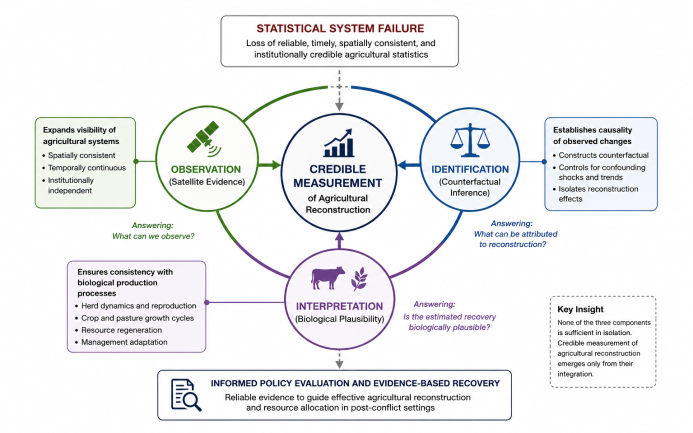
#> input picture data/design_assets/Figure1a_measurement_framework_ORIGINAL.png, 1386 x 866 px (shown at 1/2 size)
$ python 21_figure1_conceptual_framework.py
#> lines starting #> are read from the running program, lines starting #| are printed output that depends on the picture
"""
Figure 1. (a) Conceptual framework for measuring agricultural reconstruction
under statistical system failure. (b) Conceptual framework of extensive-
and intensive-margin recovery in post-conflict livestock systems.

IMPORTANT NOTE ON PROVENANCE: Panel (a) is a manually designed schematic
(observation / identification / interpretation triangle with icons),
authored directly in a design tool rather than generated by code; it is
supplied as a static asset in data/design_assets/ and is not procedurally
reproduced here. Panel (b) -- the extensive/intensive-margin tree diagram
-- IS fully code-generated below and matches the version embedded in the
paper. This script combines the static panel (a) with the code-generated
panel (b) into the single two-panel Figure 1 used in the manuscript.

RESOLUTION NOTE: panel (b) is rendered at 600 DPI (vector-quality). Panel
(a) is a fixed static asset at its own native resolution (1386x866 px);
it is upscaled to match panel (b)'s width for composition, so panel (a)
will appear slightly softer than panel (b) when printed at large sizes.
This is an unavoidable consequence of panel (a) being a pre-existing
design asset rather than a code-generated figure (see provenance note
above). To improve panel (a)'s sharpness, replace the file in
data/design_assets/ with a higher-resolution version and re-run.

Produces: figures/Figure1_conceptual_framework.png
"""
import matplotlib.pyplot as plt
from matplotlib.patches import FancyBboxPatch, FancyArrowPatch
import matplotlib
matplotlib.use('Agg')
import matplotlib as mpl
from PIL import Image, ImageDraw, ImageFont
from _paths import DATA_DIR, OUTPUT_DIR, FIG_DIR, FIGURE_DPI

mpl.rcParams["font.family"] = "Liberation Sans"

NAVY = "#1F4E79"
LIGHT_NAVY = "#DCE6F1"
GRAY_BOX = "#F2F2F2"
GRAY_EDGE = "#808080"
TEXT_DARK = "#1a1a1a"

# ---------------------------------------------------------------------
# Panel (b): extensive/intensive-margin conceptual framework (code-generated)
# ---------------------------------------------------------------------
fig, ax = plt.subplots(figsize=(9.5, 11.5))
ax.set_xlim(0, 10)
ax.set_ylim(0, 12.5)
ax.axis("off")


def rounded_box(xc, yc, w, h, facecolor, edgecolor, lw=1.4, zorder=2):
    box = FancyBboxPatch((xc - w / 2, yc - h / 2), w, h,
                          boxstyle="round,pad=0.02,rounding_size=0.12",
                          linewidth=lw, edgecolor=edgecolor, facecolor=facecolor, zorder=zorder)
    ax.add_patch(box)


def arrow(x0, y0, x1, y1, color=NAVY, lw=1.8):
    a = FancyArrowPatch((x0, y0), (x1, y1), arrowstyle="-|>", mutation_scale=16,
                         linewidth=lw, color=color, shrinkA=2, shrinkB=2, zorder=1)
    ax.add_patch(a)


rounded_box(5, 11.6, 6.6, 0.9, NAVY, NAVY)
ax.text(5, 11.6, "Post-Conflict Milk Production Recovery", ha="center", va="center",
        fontsize=13.5, fontweight="bold", color="white", zorder=3)

arrow(5, 11.15, 5, 10.75, color="#555555", lw=1.6)
arrow(5, 10.75, 2.7, 10.4, color="#555555", lw=1.6)
arrow(5, 10.75, 7.3, 10.4, color="#555555", lw=1.6)

rounded_box(2.7, 8.55, 4.0, 3.6, LIGHT_NAVY, NAVY, lw=1.6)
ax.text(2.7, 9.95, "Extensive Margin", ha="center", va="center", fontsize=13, fontweight="bold", color=NAVY, zorder=3)
ax.text(2.7, 9.55, "Herd Rebuilding", ha="center", va="center", fontsize=10.5, style="italic", color=TEXT_DARK, zorder=3)
ax.text(2.7, 9.15, "(Biological Capital)", ha="center", va="center", fontsize=9.5, color="#444444", zorder=3)
for i, b in enumerate(["Restocking", "Reproduction", "Herd expansion", "Replacement"]):
    ax.text(1.15, 8.55 - i * 0.42, f"\u2022  {b}", ha="left", va="center", fontsize=10, color=TEXT_DARK, zorder=3)

rounded_box(7.3, 8.55, 4.0, 3.6, GRAY_BOX, GRAY_EDGE, lw=1.6)
ax.text(7.3, 9.95, "Intensive Margin", ha="center", va="center", fontsize=13, fontweight="bold", color="#333333", zorder=3)
ax.text(7.3, 9.55, "Yield Improvement", ha="center", va="center", fontsize=10.5, style="italic", color=TEXT_DARK, zorder=3)
ax.text(7.3, 9.15, "(Biological Productivity)", ha="center", va="center", fontsize=9.5, color="#444444", zorder=3)
for i, b in enumerate(["Nutrition", "Genetics", "Veterinary care", "Herd management"]):
    ax.text(5.75, 8.55 - i * 0.42, f"\u2022  {b}", ha="left", va="center", fontsize=10, color=TEXT_DARK, zorder=3)

arrow(2.7, 6.75, 5, 6.15, color="#555555", lw=1.6)
arrow(7.3, 6.75, 5, 6.15, color="#555555", lw=1.6)

rounded_box(5, 5.75, 6.2, 0.9, NAVY, NAVY)
ax.text(5, 5.75, "Observed Milk Production Growth", ha="center", va="center",
        fontsize=13, fontweight="bold", color="white", zorder=3)

arrow(5, 5.3, 5, 4.75, color="#555555", lw=1.6)

rounded_box(5, 3.55, 7.6, 2.1, "#FFFFFF", "#B0B0B0", lw=1.3)
ax.text(5, 4.35, "Prediction 2  (Section 2.4)", ha="center", va="center", fontsize=11.5, fontweight="bold", color=NAVY, zorder=3)
ax.text(5, 3.85, "Early recovery  \u2192  Extensive margin dominates", ha="center", va="center", fontsize=10.3, color=TEXT_DARK, zorder=3)
ax.text(5, 3.42, "Later recovery  \u2192  Intensive margin gradually increases", ha="center", va="center", fontsize=10.3, color=TEXT_DARK, zorder=3)
ax.text(5, 2.85, "(rebuilding biological capital necessarily precedes\nsustained productivity growth)",
        ha="center", va="center", fontsize=9, style="italic", color="#555555", zorder=3)

plt.tight_layout()
panel_b_path = OUTPUT_DIR / "_panel_b_temp.png"
plt.savefig(panel_b_path, dpi=FIGURE_DPI, bbox_inches="tight", facecolor="white")
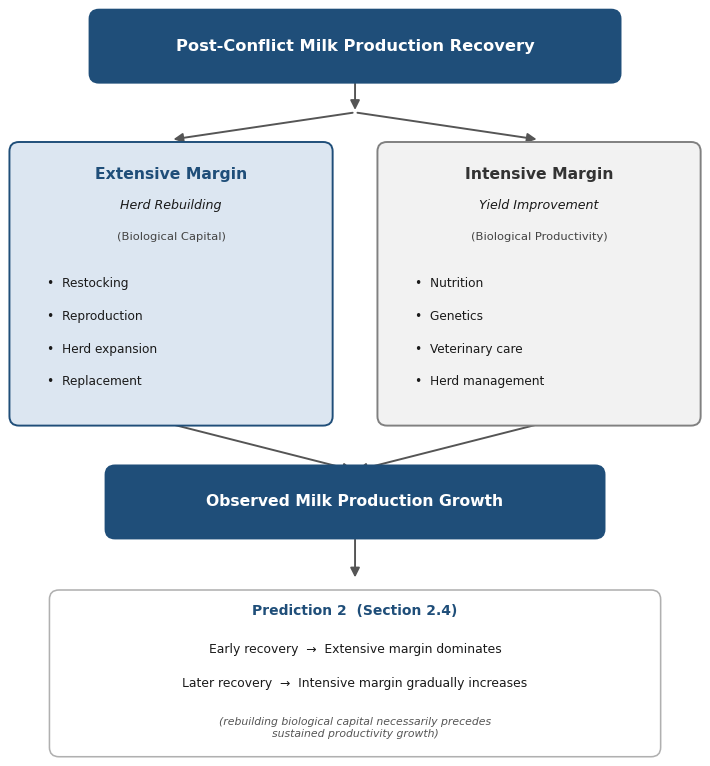
#> figure drawn by matplotlib, 1 panel
plt.close(fig)

# ---------------------------------------------------------------------
# Combine static panel (a) with code-generated panel (b)
# ---------------------------------------------------------------------
panel_a_path = DATA_DIR.parent / "design_assets" / "Figure1a_measurement_framework_ORIGINAL.png"

im_a = Image.open(panel_a_path).convert("RGB")
#> im_a is the input picture: PIL image 1386x866 RGB; mean R, G, B 238.8, 239.3, 240.8
im_b = Image.open(panel_b_path).convert("RGB")
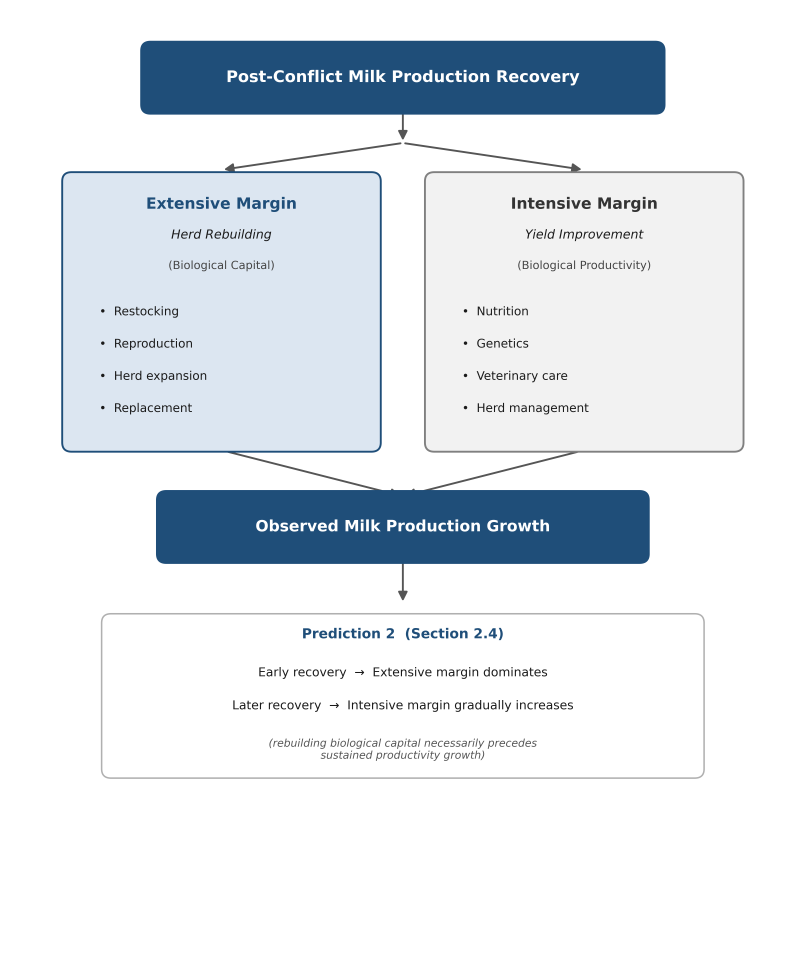
#> im_b: PIL image 5640x6840 RGB (shown at 1/7 size); mean R, G, B 225.7, 231.3, 236.6

target_w = 2400
im_a_r = im_a.resize((target_w, int(im_a.height * target_w / im_a.width)))
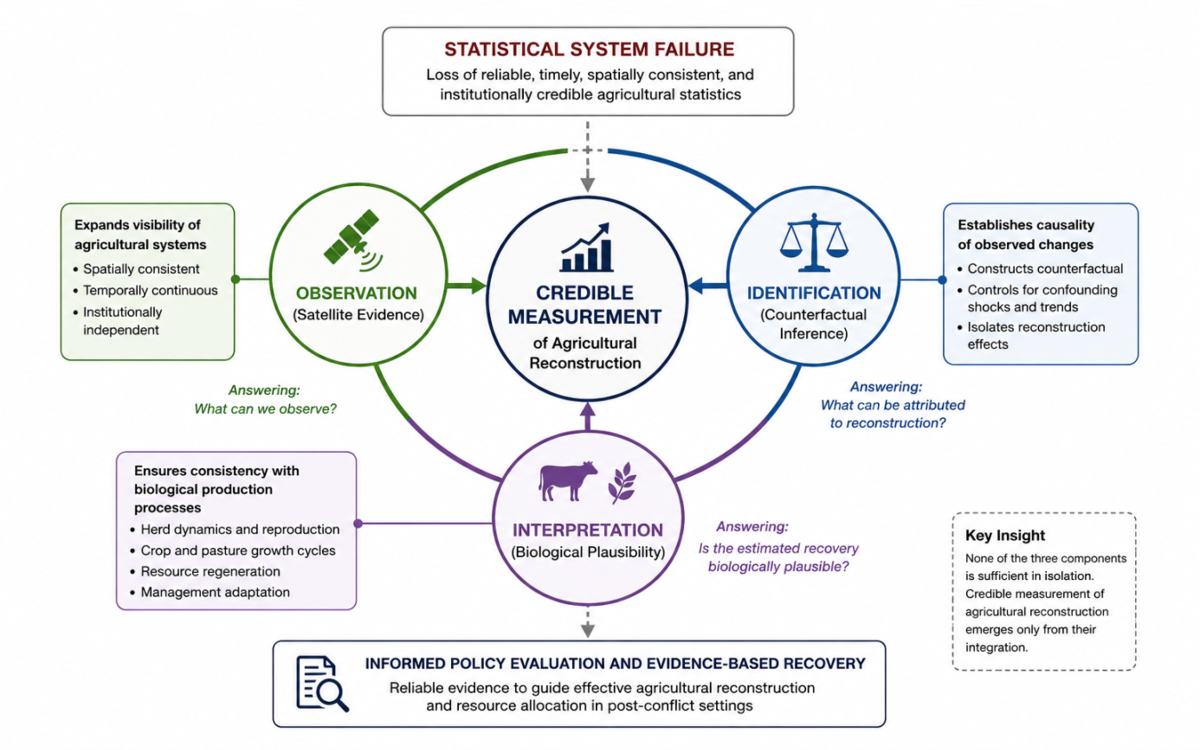
#> im_a_r: PIL image 2400x1499 RGB (shown at 1/2 size); mean R, G, B 238.8, 239.3, 240.8
im_b_r = im_b.resize((target_w, int(im_b.height * target_w / im_b.width)))

label_h, gap = 50, 20
total_h = label_h + im_a_r.height + gap + label_h + im_b_r.height + 20
#> total_h = 4549
canvas = Image.new("RGB", (target_w + 20, total_h), "white")
#> canvas: PIL image 2420x4549 RGB; every value is 255
draw = ImageDraw.Draw(canvas)
try:
    font = ImageFont.truetype("/usr/share/fonts/truetype/liberation/LiberationSans-Bold.ttf", 32)
except OSError:
    font = ImageFont.load_default()

y = 10
draw.text((10, y), "(a) Measurement framework under statistical system failure", fill="black", font=font)
y += label_h
canvas.paste(im_a_r, (10, y))
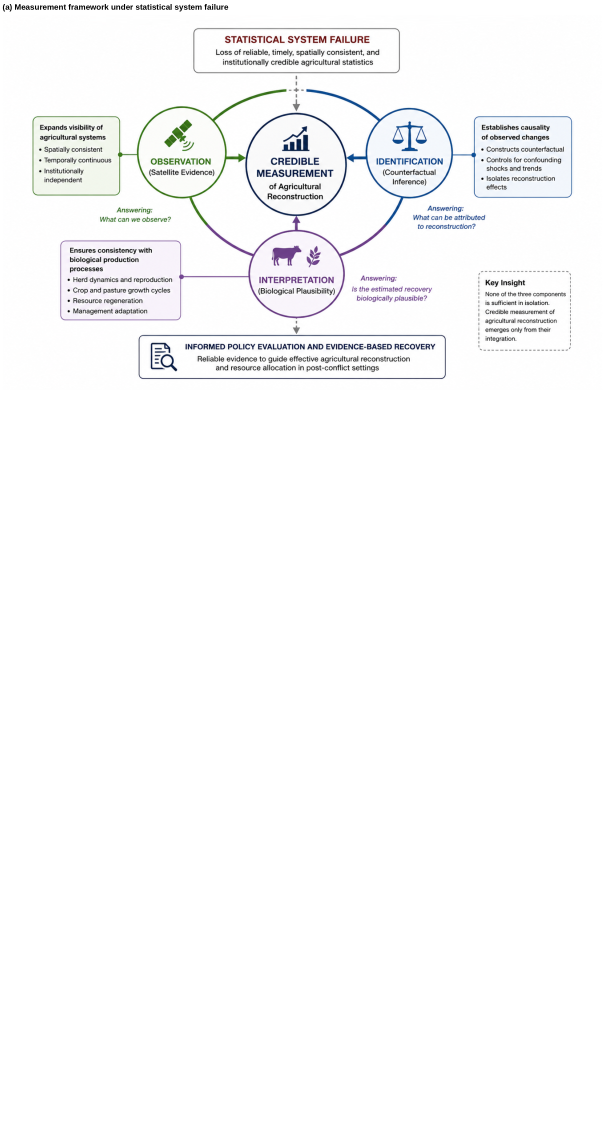
#> canvas: PIL image 2420x4549 RGB (shown at 1/4 size); mean R, G, B 249.5, 249.7, 250.2
y += im_a_r.height + gap
#> y = 1579
draw.text((10, y), "(b) Extensive- and intensive-margin recovery framework", fill="black", font=font)
y += label_h
#> y = 1629
canvas.paste(im_b_r, (10, y))
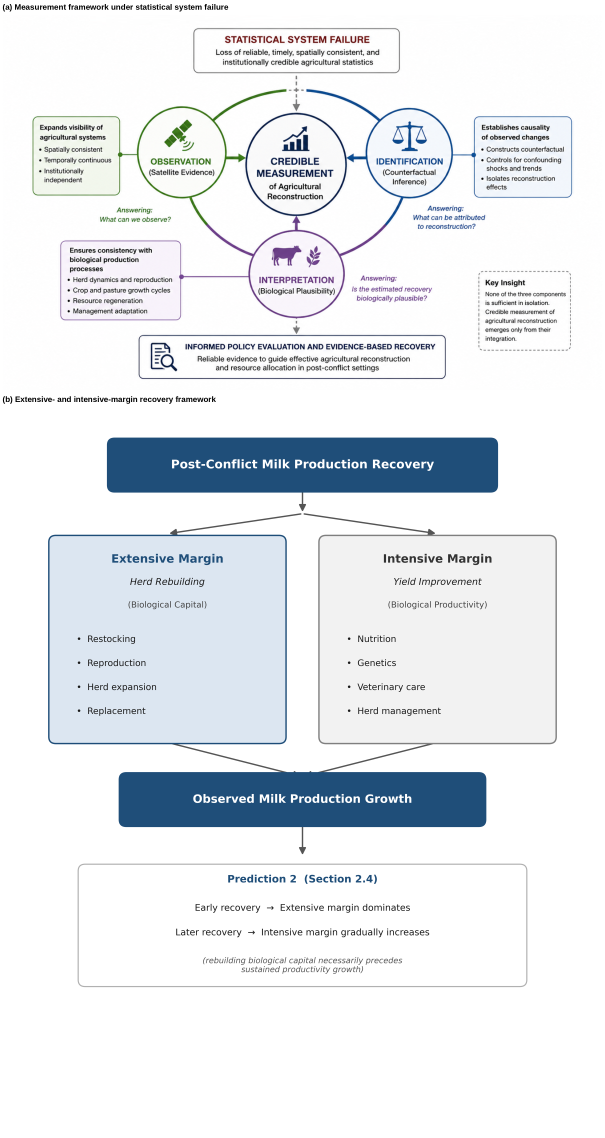
#> canvas: PIL image 2420x4549 RGB (shown at 1/4 size); mean R, G, B 230.7, 234.5, 238.3

canvas.save(FIG_DIR / "Figure1_conceptual_framework.png")
panel_b_path.unlink()  # remove temp file
print("Figure 1 (two-panel composite) saved to figures/Figure1_conceptual_framework.png")
print("NOTE: panel (a) is a static design asset (data/design_assets/), not code-generated; panel (b) is code-generated above.")
